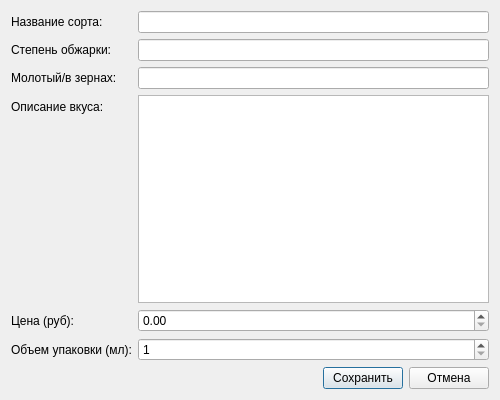
<?xml version="1.0" encoding="UTF-8"?>
<ui version="4.0">
 <class>AddEditCoffeeForm</class>
 <widget class="QDialog" name="AddEditCoffeeForm">
  <property name="geometry">
   <rect>
    <x>0</x>
    <y>0</y>
    <width>500</width>
    <height>400</height>
   </rect>
  </property>
  <property name="windowTitle">
   <string>Кофе — Добавление/Редактирование</string>
  </property>
  <layout class="QVBoxLayout" name="verticalLayout">
   <item>
    <layout class="QFormLayout" name="formLayout">
     <item row="0" column="0">
      <widget class="QLabel" name="label_sort">
       <property name="text">
        <string>Название сорта:</string>
       </property>
      </widget>
     </item>
     <item row="0" column="1">
      <widget class="QLineEdit" name="sortNameEdit"/>
     </item>
     <item row="1" column="0">
      <widget class="QLabel" name="label_roast">
       <property name="text">
        <string>Степень обжарки:</string>
       </property>
      </widget>
     </item>
     <item row="1" column="1">
      <widget class="QLineEdit" name="roastDegreeEdit"/>
     </item>
     <item row="2" column="0">
      <widget class="QLabel" name="label_type">
       <property name="text">
        <string>Молотый/в зернах:</string>
       </property>
      </widget>
     </item>
     <item row="2" column="1">
      <widget class="QLineEdit" name="groundOrBeansEdit"/>
     </item>
     <item row="3" column="0">
      <widget class="QLabel" name="label_taste">
       <property name="text">
        <string>Описание вкуса:</string>
       </property>
      </widget>
     </item>
     <item row="3" column="1">
      <widget class="QTextEdit" name="tasteDescriptionEdit" minimumHeight="60"/>
     </item>
     <item row="4" column="0">
      <widget class="QLabel" name="label_price">
       <property name="text">
        <string>Цена (руб):</string>
       </property>
      </widget>
     </item>
     <item row="4" column="1">
      <widget class="QDoubleSpinBox" name="priceSpinBox">
       <property name="minimum">
        <double>0.000000000000000</double>
       </property>
       <property name="maximum">
        <double>10000.000000000000000</double>
       </property>
       <property name="decimals">
        <number>2</number>
       </property>
      </widget>
     </item>
     <item row="5" column="0">
      <widget class="QLabel" name="label_volume">
       <property name="text">
        <string>Объем упаковки (мл):</string>
       </property>
      </widget>
     </item>
     <item row="5" column="1">
      <widget class="QSpinBox" name="volumeSpinBox">
       <property name="minimum">
        <number>1</number>
       </property>
       <property name="maximum">
        <number>10000</number>
       </property>
      </widget>
     </item>
    </layout>
   </item>
   <item>
    <layout class="QHBoxLayout" name="buttonBoxLayout">
     <item>
      <spacer name="buttonSpacer">
       <property name="orientation">
        <enum>Qt::Horizontal</enum>
       </property>
       <property name="sizeHint" stdset="0">
        <size>
         <width>40</width>
         <height>20</height>
        </size>
       </property>
      </spacer>
     </item>
     <item>
      <widget class="QPushButton" name="saveButton">
       <property name="text">
        <string>Сохранить</string>
       </property>
      </widget>
     </item>
     <item>
      <widget class="QPushButton" name="cancelButton">
       <property name="text">
        <string>Отмена</string>
       </property>
      </widget>
     </item>
    </layout>
   </item>
  </layout>
 </widget>
 <resources/>
 <connections/>
</ui>
